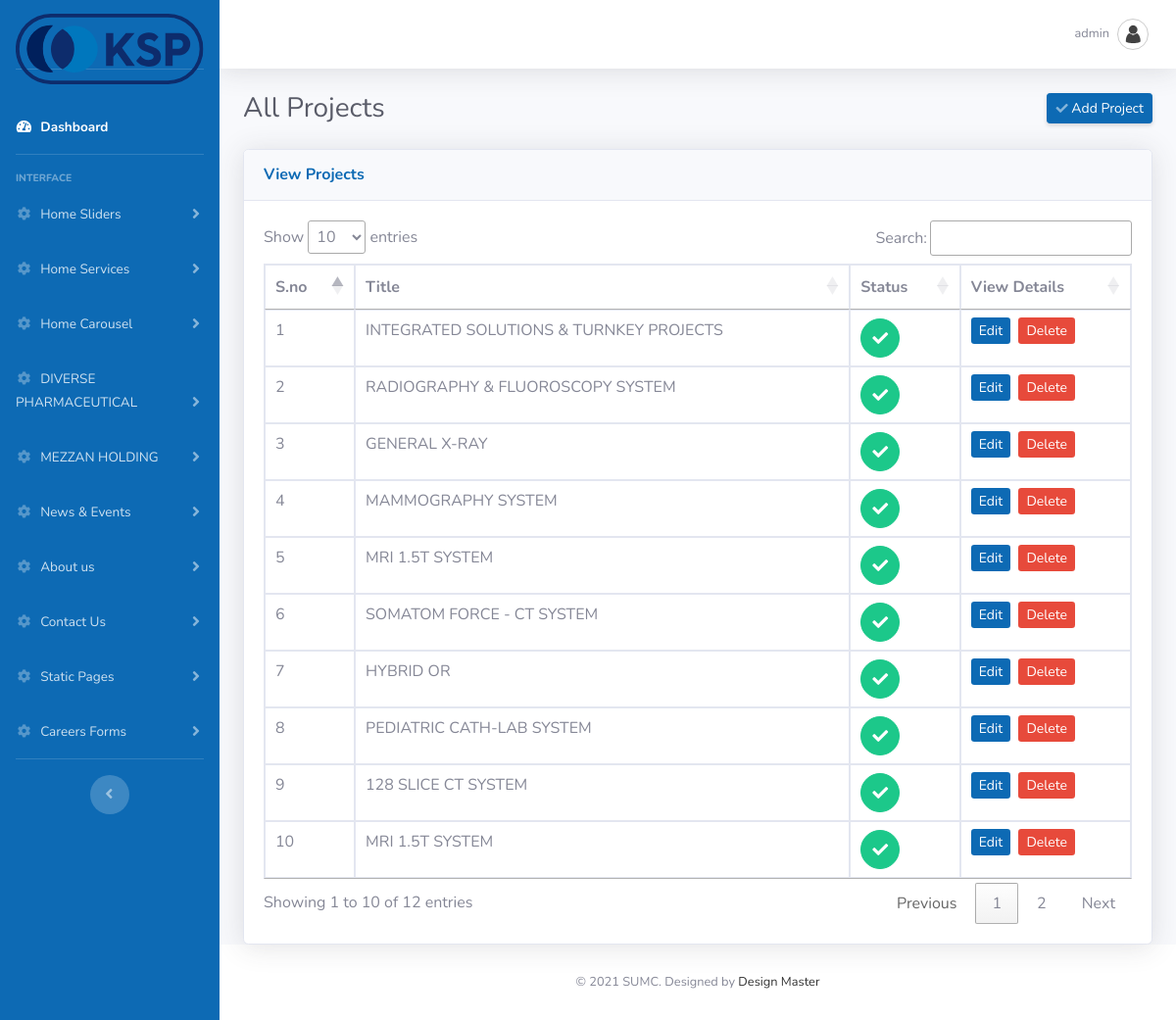
Page /admin/projectlist.php (signed in) on the committed database.
### tables this page shows
CREATE TABLE `sumc_adminuser` (
  `id` int(11) NOT NULL,
  `username` varchar(225) NOT NULL,
  `password` varchar(225) NOT NULL,
  `email` varchar(225) NOT NULL,
  `status` int(11) NOT NULL,
  `date` datetime NOT NULL
);

CREATE TABLE `sumc_projects` (
  `id` int(11) NOT NULL,
  `title` varchar(255) NOT NULL,
  `start_date` date NOT NULL,
  `end_date` date NOT NULL,
  `description` text NOT NULL,
  `executive_summary` text NOT NULL,
  `image` varchar(255) NOT NULL,
  `videos` text NOT NULL,
  `status` tinyint(4) NOT NULL,
  `show_dates` tinyint(4) NOT NULL,
  `created_date` date NOT NULL
);

### admin/projectlist.php (the view, shortened to what this page needs)
<?php
include_once("connection.php");
?>
<!DOCTYPE html>
<html lang="en">
<head>
  <link href="vendor/fontawesome-free/css/all.min.css" rel="stylesheet" type="text/css">
  <link href="css/admin.css" rel="stylesheet">
</head>
<body id="page-top">
  <div id="wrapper">
    <?php
	include_once('header.php');
	?>
        <div class="container-fluid">
          <div class="d-sm-flex align-items-center justify-content-between mb-4">
            <h1 class="h3 mb-0 text-gray-800">All Projects</h1>
			<a href="edit_project.php" class="d-none d-sm-inline-block btn btn-sm btn-primary shadow-sm"><i class="fas fa-check fa-sm text-white-50"></i> Add Project</a>
          </div>
          <div class="row">
            <div class="col-lg-12 mb-12">
              <div class="card shadow mb-8">
                <div class="card-header py-3">
                  <h6 class="m-0 font-weight-bold text-primary">View Projects</h6>
                </div>
                <div class="card-body">
                  <div class="table-responsive">
                    <table class="table table-bordered" id="example" width="100%" cellspacing="0">
                      <thead>
                        <tr>
                          <th>S.no</th>
                          <th>Title</th>
                          <th>Status</th>
                          <th>View Details</th>
                        </tr>
                      </thead>
                      <tbody>
					  <?php
					  $project_features_sql = mysqli_query($connection,"select * from  sumc_projects order by id desc ");
					  if(mysqli_num_rows($project_features_sql) > 0) {
						  $i = 1;
						  while($project_features_result = mysqli_fetch_array($project_features_sql)) {
							  $id = $project_features_result['id'];
							  if($project_features_result['status'] == '1'){
									$status = '0';
									} else {
										$status = '1';
									}
							  ?>
							  <tr>
							  <td><?php echo $i; ?></td>
							  <td><?php echo $project_features_result['title']; ?></td>
							  <td><a class="btn btn-success btn-circle" href="#" id="status_<?php echo $project_features_result['id'] ?>&status=<?php echo $status ?>">
							  <?php if($project_features_result['status']=='0'){ ?>
											<i style="color:white !important" class="fas fa-times"></i>
										<?php } else { ?>
											<i class="fa fa-check"></i>
										<?php } ?>
										</a>
							  </td>
							  <td><a href="edit_project.php?id=<?php echo $id; ?>" class="btn-sm btn-primary">Edit</a>&nbsp;
							  <a href="#" id="delete_<?php echo $id; ?>" class="btn-sm btn-danger">Delete</a></td>
							</tr>
							  <?php
							  $i++;
						  }
					  }
					  ?>
                      </tbody>
                    </table>
                  </div>
                </div>
              </div>
            </div>
          </div>
        </div>
      </div>
<?php
include_once('footer.php');
?>
 <link href="https://cdn.datatables.net/1.10.20/css/jquery.dataTables.min.css" rel="stylesheet" type="text/css" media="all" />
<link href="https://cdn.datatables.net/select/1.3.1/css/select.dataTables.min.css" rel="stylesheet" type="text/css" media="all" />

### admin/header.php (shortened to what this page needs)
<?php
include_once("connection.php");
	if(isset($_SESSION['SESS_MEMBER_ID'])) {
	$loginid = $_SESSION['SESS_MEMBER_ID'];
	$user_query = mysqli_query($connection,"SELECT * from sumc_adminuser where id=$loginid");
	$user_res = mysqli_fetch_array($user_query);
	}
	else {
		header("Location:index.php");
	}
?>
    <link rel="stylesheet" type="text/css" href="https://cdnjs.cloudflare.com/ajax/libs/bootstrap-datepicker/1.5.0/css/bootstrap-datepicker.standalone.css" />
    <link rel="stylesheet" type="text/css" href="js/jquery.timepicker.css" />
    <link rel="stylesheet" type="text/css" href="js/jquery.ptTimeSelect.css" />
    <link rel="stylesheet" href="https://ajax.googleapis.com/ajax/libs/jqueryui/1.7.2/themes/ui-lightness/jquery-ui.css" type="text/css" media="all" />
<ul class="navbar-nav bg-gradient-secondary sidebar sidebar-dark accordion" id="accordionSidebar">
      <a class="sidebar-brand d-flex align-items-center justify-content-center" href="dashboard.php">
       <div class="sidebar-brand-text" style="padding-top:30px;">
           <img src="../images/kspic-logo.svg" height="150%" width="100%" />
	   </div>
     </a>
     <li class="nav-item active">
      <a class="nav-link" href="dashboard.php">
        <i class="fas fa-fw fa-tachometer-alt"></i>
        <span>Dashboard</span></a>
      </li>
      <hr class="sidebar-divider">
      <div class="sidebar-heading">
        Interface
      </div>
      <li class="nav-item">
        <a class="nav-link collapsed" href="#" data-toggle="collapse" data-target="#collapseOne" aria-expanded="true" aria-controls="collapseOne">
          <i class="fas fa-fw fa-cog"></i>
          <span>Home Sliders</span>
        </a>
      </li>
	  <li class="nav-item">
        <a class="nav-link collapsed" href="#" data-toggle="collapse" data-target="#collapseTwo" aria-expanded="true" aria-controls="collapseTwo">
          <i class="fas fa-fw fa-cog"></i>
          <span>Home Services</span>
        </a>
      </li>
      <li class="nav-item">
        <a class="nav-link collapsed" href="#" data-toggle="collapse" data-target="#collapseThree" aria-expanded="true" aria-controls="collapseThree">
          <i class="fas fa-fw fa-cog"></i>
          <span>Home Carousel</span>
        </a>
      </li>
<li class="nav-item">
        <a class="nav-link collapsed" href="#" data-toggle="collapse" data-target="#collapseNine" aria-expanded="true" aria-controls="collapseFour">
          <i class="fas fa-fw fa-cog"></i>
          <span>DIVERSE PHARMACEUTICAL</span>
        </a>
      </li>
      <li class="nav-item">
        <a class="nav-link collapsed" href="#" data-toggle="collapse" data-target="#collapseTen" aria-expanded="true" aria-controls="collapseten">
          <i class="fas fa-fw fa-cog"></i>
          <span>MEZZAN HOLDING</span>
        </a>
      </li>
<li class="nav-item">
        <a class="nav-link collapsed" href="#" data-toggle="collapse" data-target="#collapseFour" aria-expanded="true" aria-controls="collapseFour">
          <i class="fas fa-fw fa-cog"></i>
          <span>News & Events</span>
        </a>
      </li>
<li class="nav-item">
        <a class="nav-link collapsed" href="#" data-toggle="collapse" data-target="#collapseFive" aria-expanded="true" aria-controls="collapseFive">
          <i class="fas fa-fw fa-cog"></i>
          <span>About us</span>
        </a>
      </li>
<li class="nav-item">
        <a class="nav-link collapsed" href="#" data-toggle="collapse" data-target="#collapseEight" aria-expanded="true" aria-controls="collapseEight">
          <i class="fas fa-fw fa-cog"></i>
          <span>Contact Us</span>
        </a>
      </li>
<li class="nav-item">
        <a class="nav-link collapsed" href="#" data-toggle="collapse" data-target="#collapseSix" aria-expanded="true" aria-controls="collapseSix">
          <i class="fas fa-fw fa-cog"></i>
          <span>Static Pages</span>
        </a>
      </li>
<li class="nav-item">
        <a class="nav-link collapsed" href="#" data-toggle="collapse" data-target="#collapseSeven" aria-expanded="true" aria-controls="collapseSeven">
          <i class="fas fa-fw fa-cog"></i>
          <span>Careers Forms</span>
        </a>
      </li>
          <hr class="sidebar-divider d-none d-md-block">
          <div class="text-center d-none d-md-inline">
            <button class="rounded-circle border-0" id="sidebarToggle"></button>
          </div>
        </ul>
        <div id="content-wrapper" class="d-flex flex-column">
          <div id="content">
            <nav class="navbar navbar-expand navbar-light bg-white topbar mb-4 static-top shadow">
          <ul class="navbar-nav ml-auto">
            <li class="nav-item dropdown no-arrow">
              <a class="nav-link dropdown-toggle" href="#" id="userDropdown" role="button" data-toggle="dropdown" aria-haspopup="true" aria-expanded="false">
                <span class="mr-2 d-none d-lg-inline text-gray-600 small"><?php echo $user_res['username']; ?></span>
                <img class="img-profile rounded-circle" src="img/user.png">
              </a>
            </li>
          </ul>
        </nav>

### rows in the picture
sumc_adminuser: username "admin"
sumc_projects: title "INTEGRATED SOLUTIONS & TURNKEY PROJECTS", status 1 (drawn)
sumc_projects: title "RADIOGRAPHY & FLUOROSCOPY SYSTEM", status 1 (drawn)
sumc_projects: title "GENERAL X-RAY", status 1 (drawn)
sumc_projects: title "MAMMOGRAPHY SYSTEM", status 1 (drawn)
sumc_projects: title "MRI 1.5T SYSTEM", status 1 (drawn)
sumc_projects: title "SOMATOM FORCE - CT SYSTEM", status 1 (drawn)
sumc_projects: title "HYBRID OR", status 1 (drawn)
sumc_projects: title "PEDIATRIC CATH-LAB SYSTEM", status 1 (drawn)
sumc_projects: title "128 SLICE CT SYSTEM", status 1 (drawn)
sumc_projects: title "MRI 1.5T SYSTEM", status 1 (drawn)
